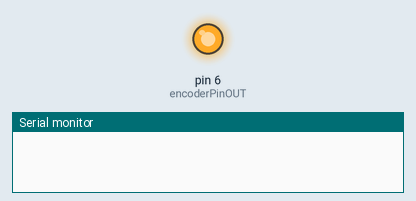
Bench run of a sketch on a simulated Arduino Uno, built with avr-gcc and run on an emulated ATmega328P. Shown: output pins drawn as LEDs (lit = HIGH), the last lines printed to the serial monitor. Random numbers use the default seed unless the sketch sets one.

Above: at 0.6 s.
At 39.1 s:
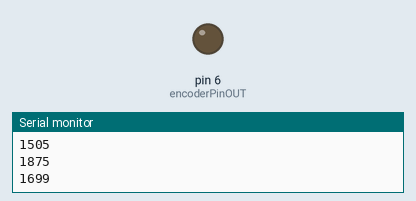
Timing chart, 0 to 40.5 s (numbered marks = the images above):
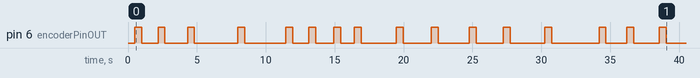

The sketch:

SyncPulse_2P_March25.ino
```cpp
// Typically on COM9 (02.12.25)
#define encoderPinOUT 6

long wait_time;

/////////////////////////////////
void setup() {
  // put your setup code here, to run once:
  pinMode(encoderPinOUT, OUTPUT);  // pin for sync pulse

  randomSeed(analogRead(0));

  Serial.begin(1000000);
  Serial.setTimeout(5);

  delay(500);

}


/////////////////////////////////
void loop() {
  // put your main code here, to run repeatedly:

  digitalWrite(encoderPinOUT, HIGH);
  delay(500);

  digitalWrite(encoderPinOUT, LOW);
  wait_time = random(1000,3500);

  Serial.print(wait_time);
  Serial.print("\n");

  delay(wait_time);

}
```

Measured:
- by itself, pin 6 (encoderPinOUT): LOW → HIGH at 0.50 s, → LOW 0.50 s later, → HIGH 1.2 s later, → LOW 0.50 s later, … (32 changes in this stretch)
